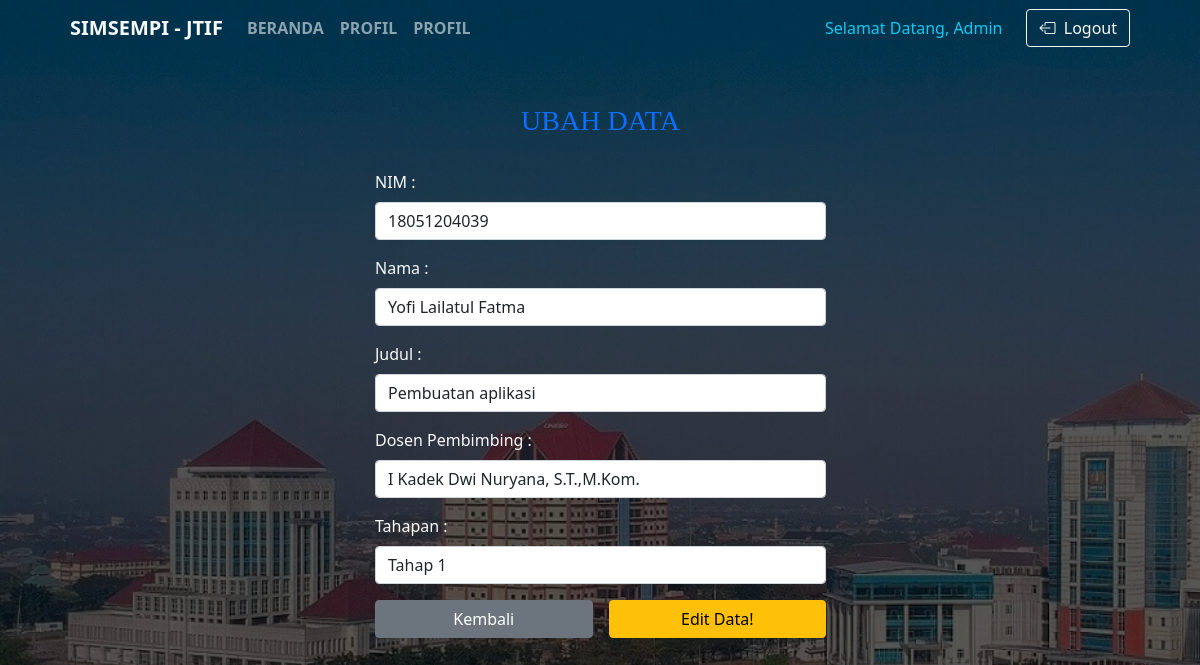
/ubah.php?id=72 (signed in), run on the app's committed database.
### tables this page shows
CREATE TABLE `user` (
  `id` int(11) NOT NULL,
  `nim` varchar(11) NOT NULL,
  `nama` varchar(100) NOT NULL,
  `email` varchar(255) NOT NULL,
  `level` enum('admin','mahasiswa','dosen','') NOT NULL,
  `program` varchar(100) NOT NULL,
  `prodi` varchar(100) NOT NULL,
  `angkatan` enum('2017','2018','2019','') NOT NULL,
  `perusahaan` varchar(100) NOT NULL,
  `password` varchar(255) NOT NULL
);

CREATE TABLE `mahasiswa` (
  `id` int(11) NOT NULL,
  `NIM` varchar(11) NOT NULL,
  `Nama` varchar(100) NOT NULL,
  `Judul` varchar(100) NOT NULL,
  `dospem` varchar(1000) NOT NULL,
  `tahap` text NOT NULL,
  `id_author` int(100) NOT NULL,
  `is_approved` tinyint(1) DEFAULT NULL
);

### functions.php (called while the page is built, shortened)
<?php
$db = mysqli_connect("localhost", "root", "", "praktik industri");
function query($query) {
    global $db;
    $result = mysqli_query($db, $query);
    $rows = [];
    while($row = mysqli_fetch_assoc($result)) {
        $rows[] = $row;
    }
    return $rows;
}
?>

### ubah.php (the view, shortened to what this page needs)
<?php
    require 'functions.php';
    $id = $_GET["id"];
    $mhs = query("SELECT * FROM mahasiswa WHERE id = $id") [0];
    $nim = $_SESSION['nim'];
    $query = "SELECT * FROM user WHERE nim='$nim' ";
    $result = mysqli_query($db, $query);
?>
<!DOCTYPE html>
<html lang="en">
    <head>
        <link rel="stylesheet" type="text/css" href="assets/vendor/bootstrap/css/bootstrap.min.css">
        <link href="https://cdn.jsdelivr.net/npm/bootstrap@5.1.0/dist/css/bootstrap.min.css" rel="stylesheet">
        <link rel="stylesheet" href="https://cdn.jsdelivr.net/npm/bootstrap-icons@1.5.0/font/bootstrap-icons.css">
        <link rel="stylesheet" href="assets/css/style.css">
        <link href="https://unpkg.com/aos@2.3.1/dist/aos.css" rel="stylesheet">
    </head>
    <body class="bg-custom" style="background-image: url('assets/img/unesa.jpg');">
        <div class="container">
            <nav class="navbar navbar-expand-lg navbar-transparent navbar-dark">
                <div class="container-fluid">
                    <a class="navbar-brand fw-bold text-light">SIMSEMPI - JTIF</a>
                    <div class="collapse navbar-collapse" id="navbarSupportedContent">
                        <ul class="navbar-nav me-auto mb-2 mb-lg-0 text-uppercase fw-bold">
                            <li class="nav-item">
                                <a class="nav-link" aria-current="page" href="index.php">Beranda</a>
                            </li>
                            <li class="nav-item">
                                <a class="nav-link" href="profile.php">Profil</a>
                            </li>
                            <li class="nav-item">
                                <a class="nav-link" href="file.php">Profil</a>
                            </li>
                        </ul>
                        <span class="navbar-text mr-4 text-info">Selamat Datang, <?php foreach($result as $name) :?> <?= $name["nama"]; ?> <?php endforeach; ?></span>
                        <a href="#" id="btn-logout" class="btn btn-outline-light" tabindex="-1" role="button" aria-disabled="true"><i class="bi bi-box-arrow-left"></i>&nbsp;&nbsp;Logout</a>
                    </div>
                </div>
            </nav>
            <div class="row justify-content-md-center">
                <div class="col-md-5">
                    <h1 class="text-center text-primary mb-4 mt-4 pt-4 pb-2" data-aos="zoom-in" data-aos-duration="1000">Ubah data</h1>
                        <form class="row text-light justify-content-md-center g-3 mb-4 pb-4" action="" method = "post" enctype="multipart/form-data" data-aos="zoom-in" data-aos-duration="500">
                            <div class="col-md-12">
                                <label class="form-label" for="NIM">NIM :  </label>
                                <input class="form-control" type="text" name="NIM" id="NIM" required value="<?= $mhs ["NIM"]; ?>">
                            </div>
                            <div class="col-md-12">
                                <label class="form-label" for="Nama">Nama :  </label>
                                <input class="form-control" type="text" name="Nama" id="Nama" required value="<?= $mhs ["Nama"]; ?>">
                            </div>
                            <div class="col-md-12">
                                <label class="form-label" for="Judul">Judul :  </label>
                                <input class="form-control" type="text" name="Judul" id="Judul" required value="<?= $mhs ["Judul"]; ?>">
                            </div>
                            <div class="col-md-12">
                                <label class="form-label" for="dospem">Dosen Pembimbing :  </label>
                                <input class="form-control" type="text" name="dospem" id="dospem" required value="<?= $mhs ["dospem"]; ?>">
                            </div>
                            <div class="col-md-12">
                                <label class="form-label" for="tahap">Tahapan :  </label>
                                <input class="form-control" type="text" name="tahap" id="tahap" required value="<?= $mhs ["tahap"]; ?>">
                            </div>
                            <div class="col">
                                <div class="d-grid">
                                    <a href="index.php" class="btn btn-secondary" tabindex="-1" role="button" aria-disabled="false">Kembali</a>
                                </div>
                            </div>
                            <div class="col">
                                <div class="d-grid">
                                    <button class="btn btn-warning" type="submit" name="submit">Edit Data!</button>
                                </div>
                            </div>
                        </form>
                    </div>
                </div>
            </div>
    </body>
</html>

### css/style.css (style rules this page uses)
h1 { font-family: Ubuntu-Bold; font-size: 28px; line-height: 1.2; text-transform: uppercase; display: block; }
.bg-custom { width: 100%; display: -webkit-box; display: -webkit-flex; display: -moz-box; display: -ms-flexbox; display: flex; flex-wrap: wrap; justify-content: center; align-items: center; background-repeat: no-repeat; background-position: center; background-attachment:fixed; background-size: cover; position: relative; z-index: 1; }
.bg-custom::before { content: ""; display: block; position: fixed; z-index: -1; width: 100%; height: 100%; top: 0; left: 0; background-color: rgba(0,0,0,0.65); }

### data on the page
user: nama "Admin"
mahasiswa: NIM "18051204039", Nama "Yofi Lailatul Fatma", Judul "Pembuatan aplikasi", dospem "I Kadek Dwi Nuryana, S.T.,M.Kom.", tahap "Tahap 1"
